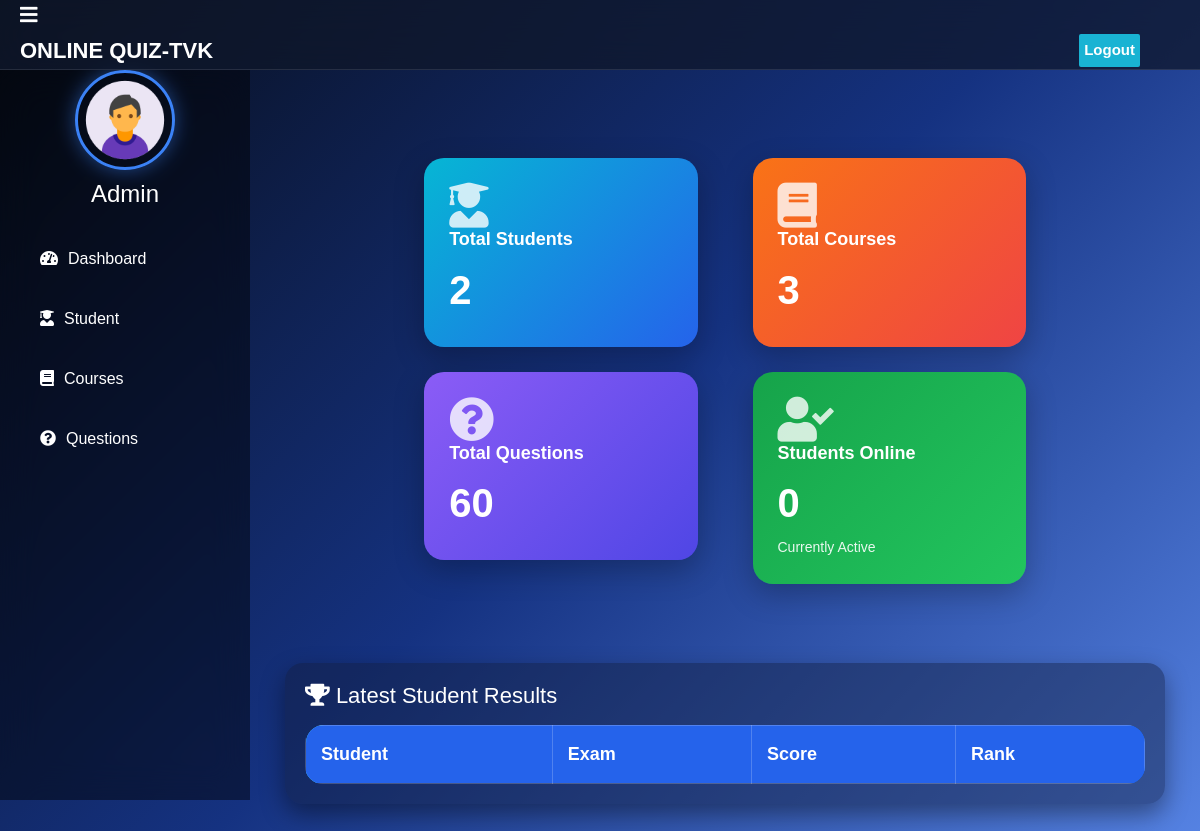
Before: /admin-dashboard (signed in) with the older database file.
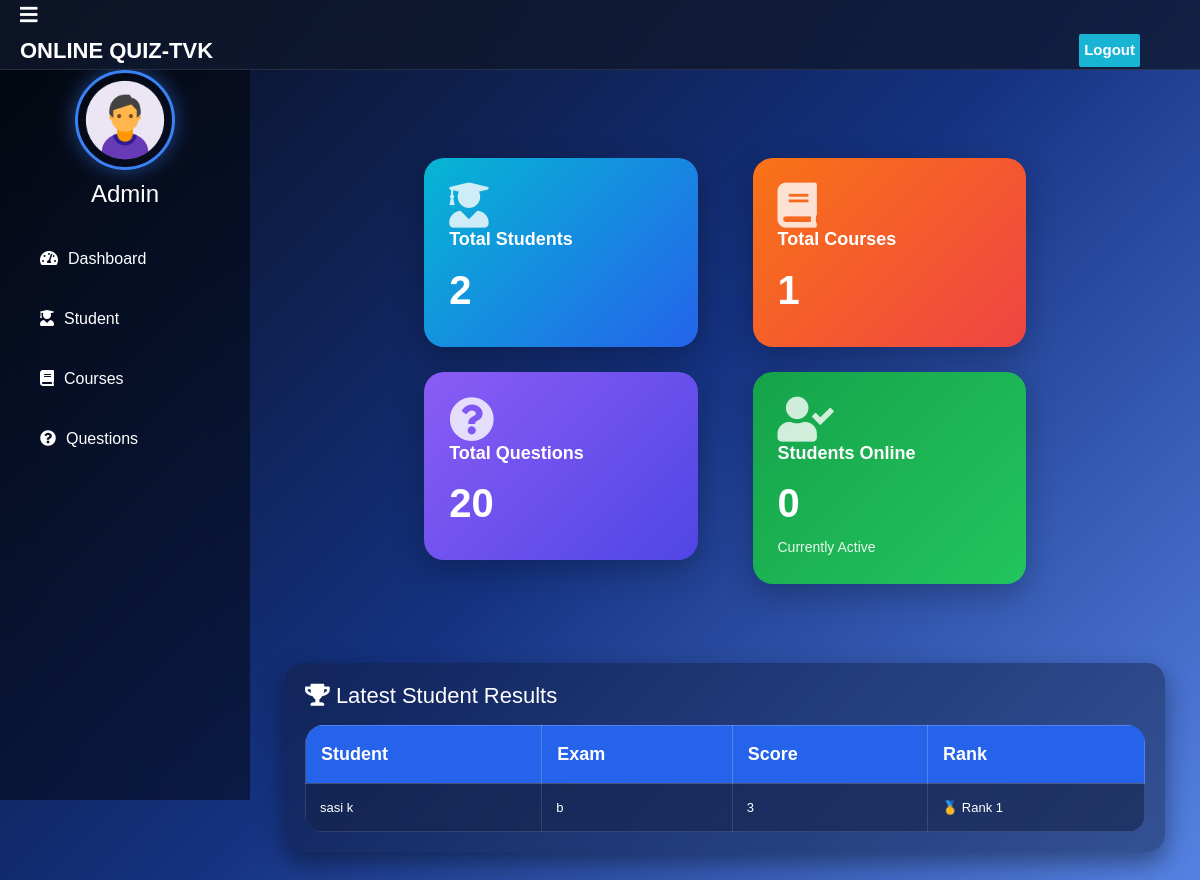
After: the same page with the newer database file.
### quiz/models.py (models this page shows, shortened)
class Result(models.Model):
    student = models.ForeignKey(Student,on_delete=models.CASCADE)
    exam = models.ForeignKey(Course,on_delete=models.CASCADE)
    marks = models.PositiveIntegerField()
    date = models.DateTimeField(auto_now=True)

class Course(models.Model):
   course_name = models.CharField(max_length=50)
   question_number = models.PositiveIntegerField(default=0)
   total_marks = models.PositiveIntegerField(default=0)

### student/models.py (models this page shows, shortened)
class Student(models.Model):
    user=models.OneToOneField(User,on_delete=models.CASCADE)
    profile_pic= models.ImageField(upload_to='profile_pic/Student/',null=True,blank=True,default="")
    address = models.CharField(max_length=40,blank=True,null=True)
    mobile = models.CharField(max_length=20,null=False)
    @property
    def get_name(self):
        return self.user.first_name+" "+self.user.last_name

### quiz/views.py (the view)
# urls.py: path('admin-dashboard', views.admin_dashboard_view, name='admin-dashboard'),
@login_required(login_url='adminlogin')
@user_passes_test(is_admin)
def admin_dashboard_view(request):
    active_time = timezone.now() - timedelta(minutes=5)
    active_students = QMODEL.StudentActivity.objects.filter(
        last_seen__gte=active_time
    ).count()
    dict = {
        'total_student': SMODEL.Student.objects.all().count(),
        'active_students': active_students,
        'total_course': Course.objects.all().count(),
        'total_question': Question.objects.all().count(),
        'results': Result.objects.select_related(
            'student',
            'exam'
        ).order_by('-marks', '-id')[:10],
    }
    return render(
        request,
        'quiz/admin_dashboard.html',
        context=dict
    )

### quiz/views.py (called while the page is built)
def is_admin(user):
    return user.is_superuser

### templates/quiz/admin_dashboard.html (shortened to what this page needs)
{% extends 'quiz/adminbase.html' %}
{% load widget_tweaks %}
{% block content %}
<head>
    <link rel="stylesheet" href="https://cdn.jsdelivr.net/npm/bootstrap@4.6.2/dist/css/bootstrap.min.css">
  </head>
<br><br>
<div class="container-fluid ">
     <div class="row justify-content-center">
        <div class="col-md-4">
    <a href="/admin-student">
        <div class="dashboard-card student-card">
            <i class="fas fa-user-graduate"></i>
            <h5>Total Students</h5>
            <h2>{{ total_student }}</h2>
        </div>
    </a>
</div>
<div class="col-md-4">
    <a href="/admin-course">
        <div class="dashboard-card course-card">
            <i class="fas fa-book"></i>
            <h5>Total Courses</h5>
            <h2>{{ total_course }}</h2>
        </div>
    </a>
</div>
<div class="col-md-4">
    <a href="/admin-question">
        <div class="dashboard-card question-card">
            <i class="fas fa-question-circle"></i>
            <h5>Total Questions</h5>
            <h2>{{ total_question }}</h2>
        </div>
    </a>
</div>
<div class="col-md-4">
    <div class="dashboard-card active-card">
        <i class="fas fa-user-check"></i>
        <h5>Students Online</h5>
        <h2 id="activeStudentsCount">{{ active_students }}</h2>
        <small>Currently Active</small>
    </div>
</div>
<div class="container mt-4">
    <div class="results-card">
    <h3><i class="fas fa-trophy"></i> Latest Student Results</h3>
     <div class="table-responsive">
    <table class="result-table ">
        <thead>
            <tr>
                <th>Student</th>
                <th>Exam</th>
                <th>Score</th>
                <th>Rank</th>
            </tr>
        </thead>
        <tbody>
            {% for r in results %}
            <tr>
                <td>{{ r.student.get_name }}</td>
                <td>{{ r.exam.course_name }}</td>
             <td>{{ r.marks }}</td>
<td>
    {% if forloop.counter == 1 %}
        🥇 Rank 1
    {% elif forloop.counter == 2 %}
        🥈 Rank 2
    {% elif forloop.counter == 3 %}
        🥉 Rank 3
    {% endif %}
</td>
            </tr>
            {% endfor %}
        </tbody>
    </table>
    </div>
    </div>
</div>
    </div>
</div>
{% endblock %}

Changed rows visible on the page:
added Result: student.get_name "sasi k", exam.course_name "b", marks "3"
Other visible differences:
{{ total_course }}: "3" → "1"
{{ total_question }}: "60" → "20"
